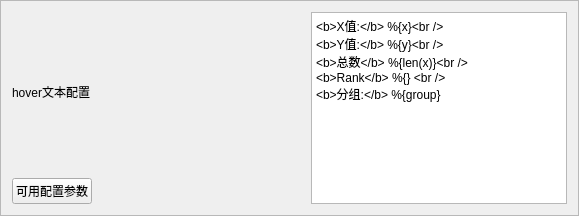
            <widget class="QFrame" name="gbHover">
             <property name="frameShape">
              <enum>QFrame::Shape::StyledPanel</enum>
             </property>
             <property name="frameShadow">
              <enum>QFrame::Shadow::Sunken</enum>
             </property>
             <layout class="QGridLayout" name="gridLayout_6">
              <item row="0" column="0">
               <widget class="QLabel" name="lblHover">
                <property name="text">
                 <string>hover文本配置</string>
                </property>
               </widget>
              </item>
              <item row="0" column="1">
               <spacer name="horizontalSpacer_24">
                <property name="orientation">
                 <enum>Qt::Orientation::Horizontal</enum>
                </property>
                <property name="sizeHint" stdset="0">
                 <size>
                  <width>213</width>
                  <height>24</height>
                 </size>
                </property>
               </spacer>
              </item>
              <item row="1" column="0">
               <widget class="QPushButton" name="btnHoverHelp">
                <property name="text">
                 <string>可用配置参数</string>
                </property>
               </widget>
              </item>
              <item row="0" column="2" rowspan="2">
               <widget class="QPlainTextEdit" name="editHoverTemplate">
                <property name="plainText">
                 <string>&lt;b&gt;X值:&lt;/b&gt; %{x}&lt;br&gt;
&lt;b&gt;Y值:&lt;/b&gt; %{y}&lt;br&gt;
&lt;b&gt;总数&lt;/b&gt; %{len(x)}&lt;br&gt;
&lt;b&gt;Rank&lt;/b&gt; %{} &lt;br&gt;
&lt;b&gt;分组:&lt;/b&gt; %{group}
</string>
                </property>
               </widget>
              </item>
             </layout>
            </widget>
